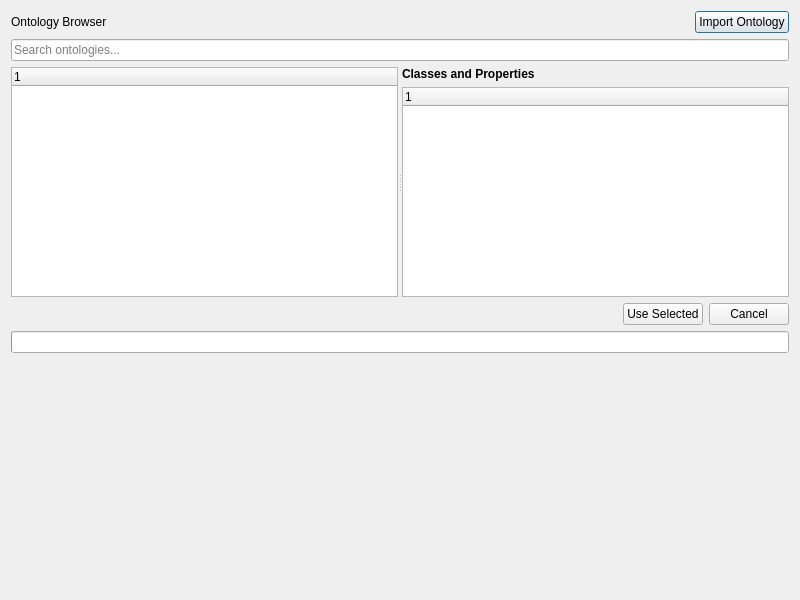
<?xml version="1.0" encoding="UTF-8"?>
<ui version="4.0">
 <class>OntologyBrowserDialog</class>
 <widget class="QDialog" name="OntologyBrowserDialog">
  <property name="geometry">
   <rect>
    <x>200</x>
    <y>200</y>
    <width>800</width>
    <height>600</height>
   </rect>
  </property>
  <property name="windowTitle">
   <string>Ontology Browser</string>
  </property>
  <layout class="QVBoxLayout" name="mainLayout">
   <item>
    <layout class="QHBoxLayout" name="headerLayout">
     <item>
      <widget class="QLabel" name="titleLabel">
       <property name="text">
        <string>Ontology Browser</string>
       </property>
      </widget>
     </item>
     <item>
      <spacer name="headerSpacer">
       <property name="orientation">
        <enum>Qt::Horizontal</enum>
       </property>
       <property name="sizeHint" stdset="0">
        <size>
         <width>40</width>
         <height>20</height>
        </size>
       </property>
      </spacer>
     </item>
     <item>
      <widget class="QPushButton" name="import_btn">
       <property name="text">
        <string>Import Ontology</string>
       </property>
      </widget>
     </item>
    </layout>
   </item>
   <item>
    <widget class="QLineEdit" name="search_edit">
     <property name="placeholderText">
      <string>Search ontologies...</string>
     </property>
    </widget>
   </item>
   <item>
    <widget class="QSplitter" name="mainSplitter">
     <property name="orientation">
      <enum>Qt::Horizontal</enum>
     </property>
     <widget class="QTreeWidget" name="ontology_tree">
      <property name="headerLabels">
       <stringlist>
        <string>Ontology</string>
        <string>Classes</string>
        <string>Properties</string>
       </stringlist>
      </property>
     </widget>
     <widget class="QWidget" name="terms_widget">
      <layout class="QVBoxLayout" name="termsLayout">
       <item>
        <widget class="QLabel" name="termsHeader">
         <property name="text">
          <string>Classes and Properties</string>
         </property>
         <property name="styleSheet">
          <string notr="true">font-weight: bold;</string>
         </property>
        </widget>
       </item>
       <item>
        <widget class="QTreeWidget" name="terms_tree">
         <property name="headerLabels">
          <stringlist>
           <string>Type</string>
           <string>Name</string>
           <string>URI</string>
          </stringlist>
         </property>
        </widget>
       </item>
      </layout>
     </widget>
    </widget>
   </item>
   <item>
    <layout class="QHBoxLayout" name="buttonLayout">
     <item>
      <spacer name="buttonSpacer">
       <property name="orientation">
        <enum>Qt::Horizontal</enum>
       </property>
       <property name="sizeHint" stdset="0">
        <size>
         <width>40</width>
         <height>20</height>
        </size>
       </property>
      </spacer>
     </item>
     <item>
      <widget class="QPushButton" name="use_btn">
       <property name="text">
        <string>Use Selected</string>
       </property>
      </widget>
     </item>
     <item>
      <widget class="QPushButton" name="cancel_btn">
       <property name="text">
        <string>Cancel</string>
       </property>
      </widget>
     </item>
    </layout>
   </item>
   <item>
    <widget class="QProgressBar" name="progress_bar">
     <property name="visible">
      <bool>false</bool>
     </property>
    </widget>
   </item>
   <item>
    <widget class="QLabel" name="status_label">
     <property name="text">
      <string/>
     </property>
     <property name="visible">
      <bool>false</bool>
     </property>
    </widget>
   </item>
  </layout>
 </widget>
 <resources/>
 <connections/>
</ui>
